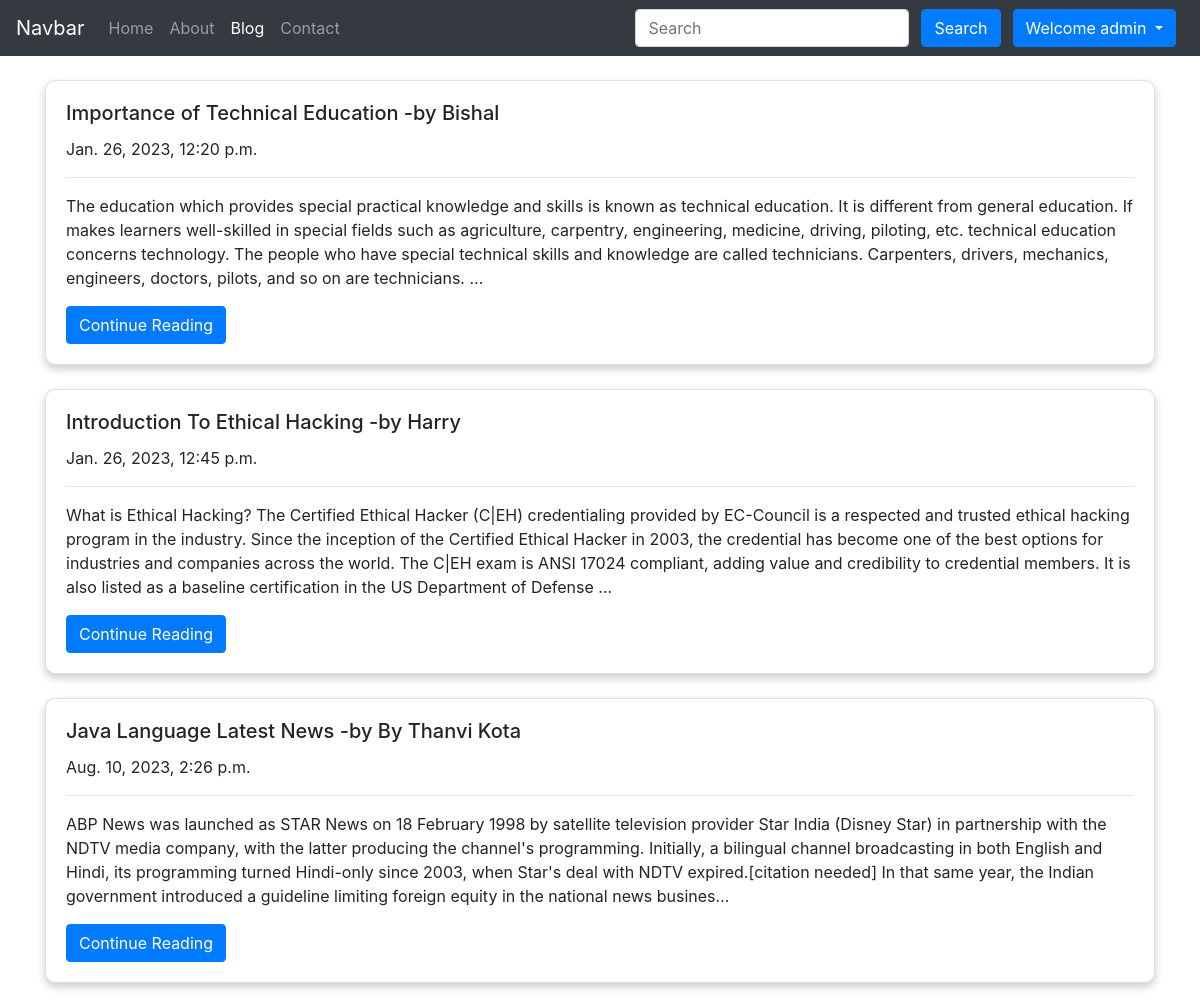
Page /blog/ (signed in) on the committed database.
### Blog/models.py (models this page shows, shortened)
class Post(models.Model):
    sno = models.AutoField(primary_key=True)
    title = models.CharField(max_length=100)
    text = models.TextField()
    author = models.CharField(max_length=30)
    slug = models.CharField(max_length=300)
    timeStamp = models.DateTimeField(default=datetime.now, blank=True)

### Blog/views.py (the view)
# urls.py: path('',views.blogHome,name="blogHome"),
def blogHome(request):
    allPosts = Post.objects.all()
    context = {
        'allPosts': allPosts
    }
    return render(request, 'blog/home.html', context=context)

### templates/blog/home.html (shortened to what this page needs)
{% extends 'base.html' %}
{% block activeBlog %}active{% endblock activeBlog %}
{% block body %}
<div class="container my-4">
    {% for post in allPosts %}
    <div class="card my-4">
        <div class="card-body">
            <h5 class="card-title">{{post.title}}     -by {{post.author}}</h5>
            <p class="card-text">{{ post.timeStamp }}</p>
            <hr class="solid">
            <p class="card-text">{{post.text | truncatechars:500}}</p>
            <a href="/blog/{{post.slug}}" class="btn btn-primary">Continue Reading</a>
        </div>
    </div>
    {% endfor %}
</div>
{% endblock body %}

### templates/base.html (shortened to what this page needs)
<!doctype html>
<html lang="en">
<head>
    <link rel="stylesheet" href="https://stackpath.bootstrapcdn.com/bootstrap/4.3.1/css/bootstrap.min.css">
</head>
<body>
    <nav class="navbar navbar-expand-lg navbar-dark bg-dark">
        <a class="navbar-brand" href="/">Navbar</a>
        <div class="collapse navbar-collapse" id="navbarSupportedContent">
            <ul class="navbar-nav mr-auto">
                <li class="nav-item {% block activeHome %}{% endblock activeHome %}">
                    <a class="nav-link" href="/">Home <span class="sr-only">(current)</span></a>
                </li>
                <li class="nav-item {% block activeAbout %}{% endblock activeAbout %}">
                    <a class="nav-link" href="/about">About</a>
                </li>
                <li class="nav-item {% block activeBlog %}{% endblock activeBlog %}">
                    <a class="nav-link" href="/blog">Blog</a>
                </li>
                <li class="nav-item {% block activeContact %}{% endblock activeContact %}">
                    <a class="nav-link" href="/contact">Contact</a>
                </li>
            </ul>
            <form method="get" action="/search" class="form-inline my-2 my-lg-0">
                <input name="query" id="query" class="form-control mr-sm-2" type="search" placeholder="Search"
                    aria-label="Search">
                <button class="btn btn-primary my-2 mx-1 my-sm-0" type="submit">Search</button>
                {% if user.is_authenticated %}
                <div class="btn-group">
                    <button type="button" class="btn btn-primary dropdown-toggle mx-2" data-toggle="dropdown" aria-haspopup="true" aria-expanded="false">
                      Welcome {{user.username}}
                    </button>
                  </div>
                {% endif %}
            </form>
        </div>
    </nav>
    {% block body %}{% endblock body %}
</body>
</html>

### templates/blog/home.html (style rules this page uses)
.card { box-shadow: 0 4px 8px 0 rgba(0, 0, 0, 0.2); border-radius: 10px; }

### rows in the picture
Post: title "Importance of Technical Education", author "Bishal", timeStamp "Jan. 26, 2023, 12:20 p.m.", text "The education which provides special practical knowledge and skills is known as technical education. It is different from general education. If makes learners well-skilled in special fields such as agriculture, carpentry, engineering, medicine, driving, piloting, etc. technical education concerns technology. The people who have special technical skills and knowledge are called technicians. Carpenters, drivers, mechanics, engineers, doctors, pilots, and so on are technicians. …"
Post: title "Introduction To Ethical Hacking", author "Harry", timeStamp "Jan. 26, 2023, 12:45 p.m.", text "What is Ethical Hacking? The Certified Ethical Hacker (C|EH) credentialing provided by EC-Council is a respected and trusted ethical hacking program in the industry. Since the inception of the Certified Ethical Hacker in 2003, the credential has become one of the best options for industries and companies across the world. The C|EH exam is ANSI 17024 compliant, adding value and credibility to credential members. It is also listed as a baseline certification in the US Department of Defense …"
Post: title "Java Language Latest News", author "By Thanvi Kota", timeStamp "Aug. 10, 2023, 2:26 p.m.", text "ABP News was launched as STAR News on 18 February 1998 by satellite television provider Star India (Disney Star) in partnership with the NDTV media company, with the latter producing the channel's programming. Initially, a bilingual channel broadcasting in both English and Hindi, its programming turned Hindi-only since 2003, when Star's deal with NDTV expired.[citation needed] In that same year, the Indian government introduced a guideline limiting foreign equity in the national news busines…"

### other values in the picture
{{ user.username }} "admin"
